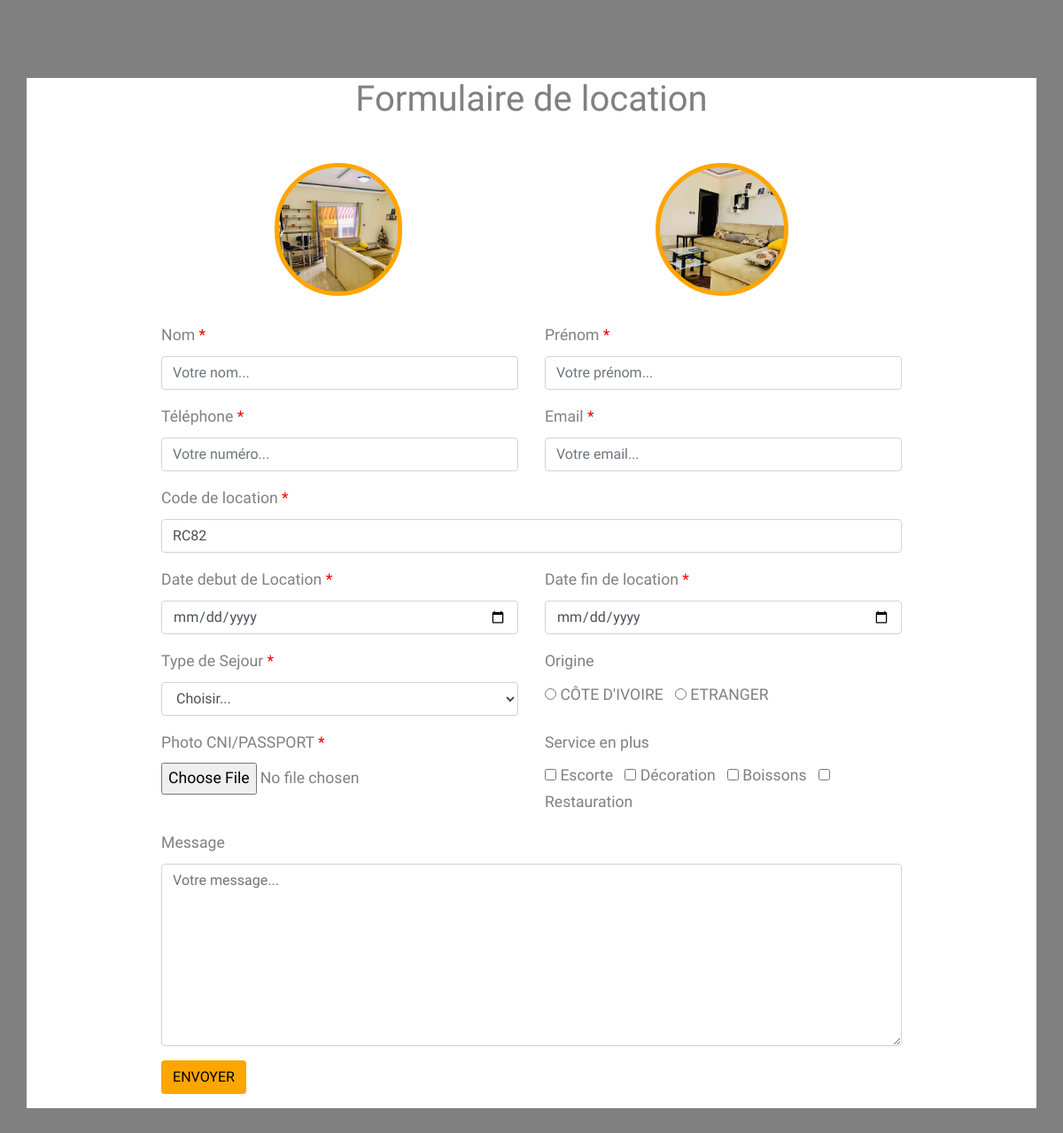
The app's page /form-location.php?detail=RC82 with its own data.
### tables this page shows
CREATE TABLE IF NOT EXISTS `residence` (
  `id` int(11) NOT NULL AUTO_INCREMENT,
  `code` varchar(50) NOT NULL,
  `type` varchar(50) NOT NULL,
  `prix` int(10) NOT NULL,
  `localisation` varchar(100) NOT NULL,
  `commodite` varchar(100) NOT NULL,
  `reglement` text NOT NULL,
  `condition_annulation` text NOT NULL,
  `details` varchar(100) NOT NULL,
  PRIMARY KEY (`id`)
);

### form-location.php (the view, shortened to what this page needs)
<!doctype html>
<html lang="en">
  <head>
    <link rel="stylesheet" href="css/bootstrap.css">
    <link rel="stylesheet" href="css/animate.css">
    <link rel="stylesheet" href="css/owl.carousel.min.css">
    <link rel="stylesheet" href="fonts/ionicons/css/ionicons.min.css">
    <link rel="stylesheet" href="fonts/fontawesome/css/font-awesome.min.css">
    <link rel="stylesheet" href="css/magnific-popup.css">
  <link rel="stylesheet" href="fonts/icomoon/style.css">
  <link rel="stylesheet" href="css/bootstrap.min.css">
  <link rel="stylesheet" href="css/jquery-ui.css">
  <link rel="stylesheet" href="css/owl.carousel.min.css">
  <link rel="stylesheet" href="css/owl.theme.default.min.css">
  <link rel="stylesheet" href="css/owl.theme.default.min.css">
  <link rel="stylesheet" href="css/jquery.fancybox.min.css">
  <link rel="stylesheet" href="css/bootstrap-datepicker.css">
  <link rel="stylesheet" href="fonts/flaticon/font/flaticon.css">
  <link rel="stylesheet" href="css/aos.css">
  <link href="css/jquery.mb.YTPlayer.min.css" media="all" rel="stylesheet" type="text/css">
  <link rel="stylesheet" href="css/style.css">
    <link rel="stylesheet" href="css/style.css">
  </head>
<?php
  include"connexion-db.php";
?>
  <body>
    <section class="site-section" style="background: gray;">
      <div class="container" style="background: white;">
        <div class="row" style="margin-left:11%; margin-right:11%;">
          <div class="col-md-12">
            <h1 class="mb-5" style="text-align: center;">Formulaire de location</h1>
            <?php
          try
          {
            $code=$_GET['detail'];
            $req_affiche=$connect->query("SELECT * FROM residence WHERE code='$code'");
            while ($reponse=$req_affiche->fetch(PDO::FETCH_OBJ))
            {
              echo "
              <div class='row'>
              <div id='logo-eadresse' style='background-image: url(img-residence/$reponse->code/1.jpg);' class='col-md-2'></div>
              <div id='logo-eadresse' style='background-image: url(img-residence/$reponse->code/2.jpg); class='col-md-2'></div>
              </div>
              ";
           ?>
          <form action="envoi.php" method="post" enctype="multipart/form-data">
                  <div class="row">
                    <div class="col-md-6 form-group">
                      <label for="nom">Nom <b style="color: red;">*</b></label>
                      <input type="text" name="nom" class="form-control" placeholder="Votre nom..." required="">
                    </div>
                    <div class="col-md-6 form-group">
                      <label for="name">Prénom <b style="color: red;">*</b></label>
                      <input type="text" name="prenom" class="form-control" placeholder="Votre prénom..." required="">
                    </div>
                  </div>
                  <div class="row">
                    <div class="col-md-6 form-group">
                      <label for="phone">Téléphone <b style="color: red;">*</b></label>
                      <input type="text" name="phone" class="form-control" placeholder="Votre numéro..." required="">
                    </div>
                    <div class="col-md-6 form-group">
                      <label for="email">Email <b style="color: red;">*</b></label>
                      <input type="email" name="email" class="form-control" placeholder="Votre email..." required="">
                    </div>
                  </div>
                  <div class="row">
                    <div class="col-md-12 form-group">
                      <label for="code-location">Code de location <b style="color: red;">*</b></label>
                      <input type="text" name="code-location" class="form-control" placeholder="Le Code de la location..." <?php echo"value='$reponse->code'"?>required="">
                    </div>
                  </div>
                  <?php
                  }
                }
                  catch(Exception $e)
                  {
                    die("ERREUR ??? : ".$e->getMessage());
                  }
                  ?>
                  <div class="row">
                    <div class="col-md-6 form-group">
                      <label for="date-debut">Date debut de Location <b style="color: red;">*</b></label>
                      <input type="date" name="date-debut" class="form-control" required="">
                    </div>
                    <div class="col-md-6 form-group">
                      <label for="date-fin">Date fin de location <b style="color: red;">*</b></label>
                      <input type="date" name="date-fin" class="form-control" required="">
                    </div>
                  </div>
                  <div class="row">
                    <div class="col-md-6 form-group">
                      <label for="sejour">Type de Sejour <b style="color: red;">*</b></label>
                      <select name="type-sejour" class="form-control">
                        <option value="">Choisir...</option>
                      </select>
                    </div>
                    <div class="col-md-6 form-group">
                      <label for="origine">Origine</label><br>
                      <input type="radio" name="origine" value="Côte d'ivoire"> CÔTE D'IVOIRE &nbsp;
                      <input type="radio" name="origine" value="ETRANGER"> ETRANGER
                    </div>
                  </div>
                  <div class="row">
                    <div class="col-md-6 form-group">
                      <label for="photo">Photo CNI/PASSPORT <b style="color: red;">*</b></label>
                      <input type="file" name="mon_fichier" required="">
                    </div>
                    <div class="col-md-6 form-group">
                      <label for="service-plus">Service en plus</label><br>
                      <input type="checkbox" name="service-plus[]" value="Escorte"> Escorte &nbsp;
                      <input type="checkbox" name="service-plus[]" value="Décoration"> Décoration &nbsp;
                      <input type="checkbox" name="service-plus[]" value="Boissons"> Boissons &nbsp;
                      <input type="checkbox" name="service-plus[]" value="Restauration"> Restauration
                    </div>
                  </div>
                  <div class="row">
                    <div class="col-md-12 form-group">
                      <label for="message">Message</label>
                      <textarea name="message" class="form-control " cols="20" rows="8" placeholder="Votre message..."></textarea>
                    </div>
                  </div>
                  <div class="row">
                    <div class="col-md-6 form-group">
                      <input type="submit" value="ENVOYER" class="btn" style="background: orange;" name="envoi">
                    </div>
                  </div>
                </form>
              </div>
        </div>
      </div>
    </section>
  </body>
</html>

### css/style.css (style rules this page uses)
body { line-height: 1.7; color: gray; font-weight: 300; font-size: 1.1rem; }
h1, h2, h3, h4, h5, .h1, .h2, .h3, .h4, .h5 { font-family: "Muli", -apple-system, BlinkMacSystemFont, "Segoe UI", Roboto, "Helvetica Neue", Arial, sans-serif, "Apple Color Emoji", "Segoe UI Emoji", "Segoe UI Symbol", "Noto Color Emoji"; }
.site-section { padding: 2.5em 0; }
@media (min-width: 768px) { .site-section { padding: 5em 0; } }

### form-location.php (style rules this page uses)
#logo-eadresse { border:5px solid orange; border-radius:80px; height:150px; width:150px; background-size: cover; margin: auto; margin-bottom: 30px; }

### records on screen
residence: code (picture), code-location "RC82"
